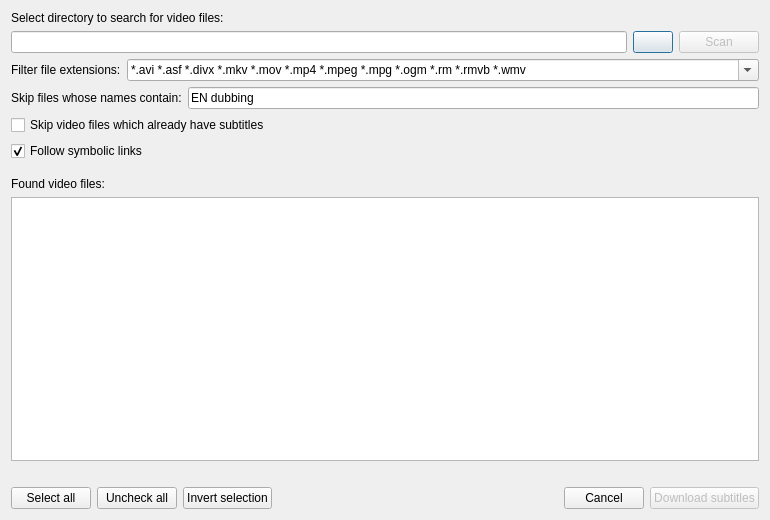
<?xml version="1.0" encoding="UTF-8"?>
<ui version="4.0">
 <class>frmScan</class>
 <widget class="QDialog" name="frmScan">
  <property name="geometry">
   <rect>
    <x>0</x>
    <y>0</y>
    <width>770</width>
    <height>520</height>
   </rect>
  </property>
  <property name="minimumSize">
   <size>
    <width>740</width>
    <height>500</height>
   </size>
  </property>
  <property name="windowTitle">
   <string>Subnapi - Directory scanning</string>
  </property>
  <property name="windowIcon">
   <iconset resource="../res/resources.qrc">
    <normaloff>:/icon/subnapi.png</normaloff>:/icon/subnapi.png</iconset>
  </property>
  <layout class="QGridLayout">
   <item row="0" column="0">
    <widget class="QLabel" name="lbDirectory">
     <property name="text">
      <string>Select directory to search for video files:</string>
     </property>
    </widget>
   </item>
   <item row="1" column="0">
    <layout class="QHBoxLayout">
     <item>
      <widget class="QLineEdit" name="leDirectory">
       <property name="sizePolicy">
        <sizepolicy hsizetype="Expanding" vsizetype="Fixed">
         <horstretch>0</horstretch>
         <verstretch>0</verstretch>
        </sizepolicy>
       </property>
      </widget>
     </item>
     <item>
      <widget class="QPushButton" name="pbDirectorySelect">
       <property name="text">
        <string/>
       </property>
       <property name="icon">
        <iconset resource="../res/resources.qrc">
         <normaloff>:/ui/folder.png</normaloff>:/ui/folder.png</iconset>
       </property>
      </widget>
     </item>
     <item>
      <widget class="QPushButton" name="pbScan">
       <property name="enabled">
        <bool>false</bool>
       </property>
       <property name="text">
        <string>Scan</string>
       </property>
      </widget>
     </item>
    </layout>
   </item>
   <item row="2" column="0">
    <layout class="QHBoxLayout">
     <property name="topMargin">
      <number>0</number>
     </property>
     <item>
      <widget class="QLabel" name="lbFilter">
       <property name="sizePolicy">
        <sizepolicy hsizetype="Maximum" vsizetype="Preferred">
         <horstretch>0</horstretch>
         <verstretch>0</verstretch>
        </sizepolicy>
       </property>
       <property name="text">
        <string>Filter file extensions:</string>
       </property>
      </widget>
     </item>
     <item>
      <widget class="QComboBox" name="cbFilters">
       <property name="editable">
        <bool>true</bool>
       </property>
       <item>
        <property name="text">
         <string>*.avi *.asf *.divx *.mkv *.mov *.mp4 *.mpeg *.mpg *.ogm *.rm *.rmvb *.wmv</string>
        </property>
       </item>
       <item>
        <property name="text">
         <string>*.*</string>
        </property>
       </item>
      </widget>
     </item>
    </layout>
   </item>
   <item row="3" column="0">
    <layout class="QHBoxLayout">
     <property name="topMargin">
      <number>0</number>
     </property>
     <item>
      <widget class="QLabel" name="lbSkip">
       <property name="text">
        <string>Skip files whose names contain:</string>
       </property>
      </widget>
     </item>
     <item>
      <widget class="QLineEdit" name="leSkipFilters">
       <property name="text">
        <string>EN dubbing</string>
       </property>
      </widget>
     </item>
    </layout>
   </item>
   <item row="4" column="0">
    <widget class="QCheckBox" name="cbSkipIfSubtitlesExists">
     <property name="text">
      <string>Skip video files which already have subtitles</string>
     </property>
    </widget>
   </item>
   <item row="6" column="0">
    <layout class="QVBoxLayout">
     <property name="topMargin">
      <number>10</number>
     </property>
     <item>
      <widget class="QLabel" name="lbMovies">
       <property name="text">
        <string>Found video files:</string>
       </property>
      </widget>
     </item>
     <item>
      <widget class="QCheckedListWidget" name="lwMovies">
       <property name="minimumSize">
        <size>
         <width>695</width>
         <height>170</height>
        </size>
       </property>
       <property name="editTriggers">
        <set>QAbstractItemView::NoEditTriggers</set>
       </property>
       <property name="selectionMode">
        <enum>QAbstractItemView::NoSelection</enum>
       </property>
       <property name="verticalScrollMode">
        <enum>QAbstractItemView::ScrollPerPixel</enum>
       </property>
       <property name="horizontalScrollMode">
        <enum>QAbstractItemView::ScrollPerPixel</enum>
       </property>
      </widget>
     </item>
     <item>
      <widget class="QLabel" name="lbAction">
       <property name="text">
        <string/>
       </property>
      </widget>
     </item>
     <item>
      <layout class="QHBoxLayout">
       <item>
        <widget class="QPushButton" name="pbSelectAll">
         <property name="text">
          <string>Select all</string>
         </property>
        </widget>
       </item>
       <item>
        <widget class="QPushButton" name="pbUnselectAll">
         <property name="text">
          <string>Uncheck all</string>
         </property>
        </widget>
       </item>
       <item>
        <widget class="QPushButton" name="pbInvertSelection">
         <property name="text">
          <string>Invert selection</string>
         </property>
        </widget>
       </item>
       <item>
        <spacer>
         <property name="orientation">
          <enum>Qt::Horizontal</enum>
         </property>
         <property name="sizeHint" stdset="0">
          <size>
           <width>40</width>
           <height>20</height>
          </size>
         </property>
        </spacer>
       </item>
       <item>
        <widget class="QPushButton" name="pbCancel">
         <property name="text">
          <string>Cancel</string>
         </property>
        </widget>
       </item>
       <item>
        <widget class="QPushButton" name="pbGet">
         <property name="enabled">
          <bool>false</bool>
         </property>
         <property name="text">
          <string>Download subtitles</string>
         </property>
        </widget>
       </item>
      </layout>
     </item>
    </layout>
   </item>
   <item row="5" column="0">
    <widget class="QCheckBox" name="cbFollowSymLinks">
     <property name="text">
      <string>Follow symbolic links</string>
     </property>
     <property name="checked">
      <bool>true</bool>
     </property>
    </widget>
   </item>
  </layout>
 </widget>
 <customwidgets>
  <customwidget>
   <class>QCheckedListWidget</class>
   <extends>QListWidget</extends>
   <header>qcheckedlistwidget.h</header>
  </customwidget>
 </customwidgets>
 <tabstops>
  <tabstop>leDirectory</tabstop>
  <tabstop>pbDirectorySelect</tabstop>
  <tabstop>pbScan</tabstop>
  <tabstop>cbFilters</tabstop>
  <tabstop>leSkipFilters</tabstop>
  <tabstop>cbSkipIfSubtitlesExists</tabstop>
 </tabstops>
 <resources>
  <include location="../res/resources.qrc"/>
 </resources>
 <connections>
  <connection>
   <sender>leDirectory</sender>
   <signal>returnPressed()</signal>
   <receiver>pbScan</receiver>
   <slot>click()</slot>
   <hints>
    <hint type="sourcelabel">
     <x>302</x>
     <y>43</y>
    </hint>
    <hint type="destinationlabel">
     <x>723</x>
     <y>37</y>
    </hint>
   </hints>
  </connection>
  <connection>
   <sender>pbCancel</sender>
   <signal>clicked()</signal>
   <receiver>frmScan</receiver>
   <slot>close()</slot>
   <hints>
    <hint type="sourcelabel">
     <x>570</x>
     <y>408</y>
    </hint>
    <hint type="destinationlabel">
     <x>369</x>
     <y>214</y>
    </hint>
   </hints>
  </connection>
  <connection>
   <sender>pbGet</sender>
   <signal>clicked()</signal>
   <receiver>frmScan</receiver>
   <slot>accept()</slot>
   <hints>
    <hint type="sourcelabel">
     <x>671</x>
     <y>408</y>
    </hint>
    <hint type="destinationlabel">
     <x>369</x>
     <y>214</y>
    </hint>
   </hints>
  </connection>
 </connections>
</ui>
